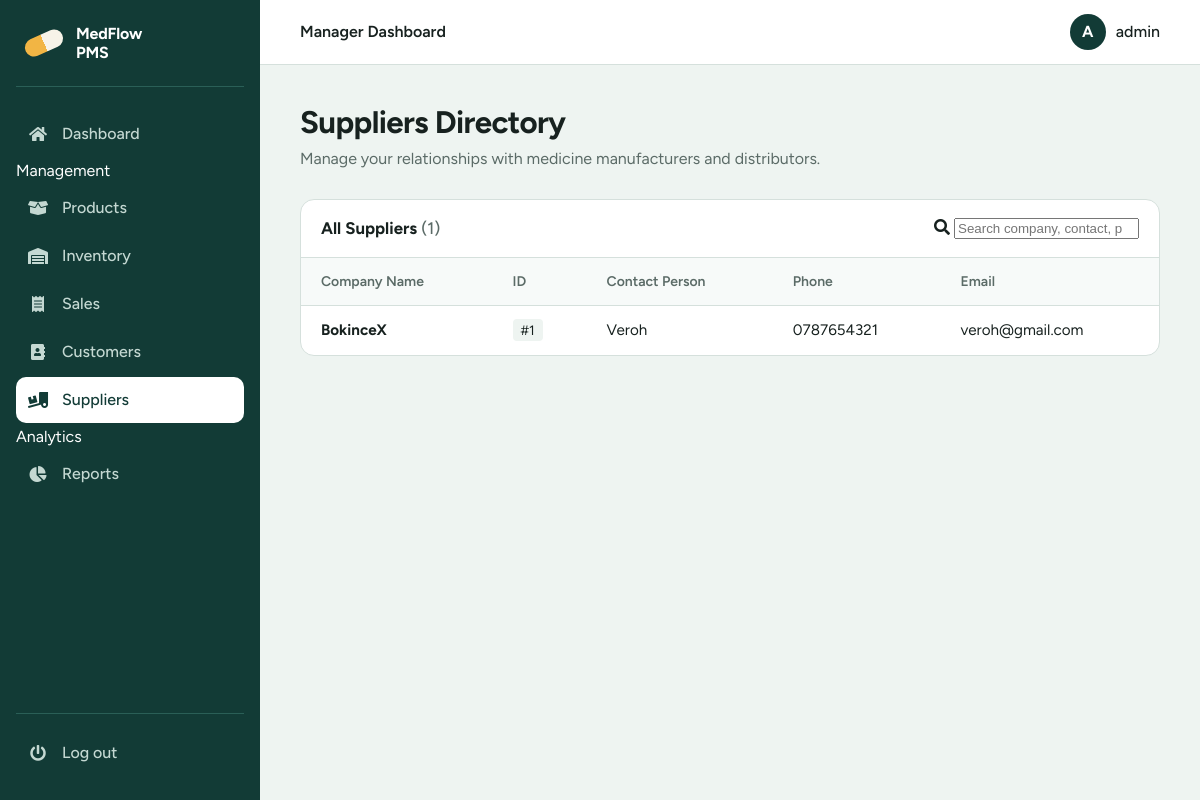
The app's page /manager/manager_suppliers.php (signed in) with its own data.
### tables this page shows
CREATE TABLE `suppliers` (
  `supplier_id` int(11) NOT NULL,
  `company_name` varchar(100) NOT NULL,
  `contact_name` varchar(100) DEFAULT NULL,
  `phone` varchar(20) DEFAULT NULL,
  `email` varchar(100) DEFAULT NULL,
  `address` text DEFAULT NULL,
  `created_at` timestamp NULL DEFAULT current_timestamp()
);

### manager/manager_suppliers.php (the view, shortened to what this page needs)
<?php
include_once('../connect_db.php');
function safe_h($val) {
    return htmlspecialchars((string)($val ?? ''), ENT_QUOTES, 'UTF-8');
}
try {
    $rows = $con->query("SELECT * FROM suppliers ORDER BY supplier_id DESC")->fetchAll(PDO::FETCH_ASSOC);
} catch (PDOException $e) {
    $rows = [];
    $message1 = "Error loading suppliers: " . $e->getMessage();
}
include '../includes/head.php';
include '../includes/sidebar_manager.php';
include '../includes/header.php';
?>
<main class="main">
    <h1>Suppliers Directory</h1>
    <p class="lead">Manage your relationships with medicine manufacturers and distributors.</p>
    <section class="card">
      <div class="card-head">
        <h2>All Suppliers <span class="count">(<?php echo count($rows); ?>)</span></h2>
        <?php if (count($rows) > 0): ?>
        <div class="search">
          <i class="fas fa-search" aria-hidden="true"></i>
          <input type="search" id="filter" placeholder="Search company, contact, phone..." aria-label="Search suppliers">
        </div>
        <?php endif; ?>
      </div>
      <?php if (count($rows) === 0): ?>
        <div class="empty">
          <i class="fas fa-truck-loading"></i>
          <p>No suppliers found in the system.</p>
        </div>
      <?php else: ?>
      <div class="table-wrap">
        <table id="supplierTable">
          <thead>
            <tr>
              <th>Company Name</th>
              <th>ID</th>
              <th>Contact Person</th>
              <th>Phone</th>
              <th>Email</th>
            </tr>
          </thead>
          <tbody>
          <?php foreach ($rows as $row):
              $company = trim((string) ($row['company_name'] ?? $row['name'] ?? 'Unknown Company'));
              $contact = trim((string) ($row['contact_name'] ?? $row['contact_person'] ?? ''));
              $phone   = trim((string) ($row['phone'] ?? ''));
              $email   = trim((string) ($row['email'] ?? ''));
          ?>
            <tr>
              <td>
                <strong><?php echo safe_h($company); ?></strong>
              </td>
              <td>
                <span style="background:var(--mist); padding:3px 8px; border-radius:4px; font-size:0.85rem;">
                  #<?php echo safe_h($row['supplier_id'] ?? $row['id'] ?? 'N/A'); ?>
                </span>
              </td>
              <td><?php echo $contact !== '' ? safe_h($contact) : '&mdash;'; ?></td>
              <td><?php echo $phone !== '' ? safe_h($phone) : '&mdash;'; ?></td>
              <td><?php echo $email !== '' ? safe_h($email) : '&mdash;'; ?></td>
            </tr>
          <?php endforeach; ?>
          </tbody>
        </table>
      </div>
      <?php endif; ?>
    </section>
</main>
<?php include '../includes/footer.php'; ?>

### includes/head.php (style rules this page uses)
:root { --pine: #123b36; --pine-soft: #1c524b; --pine-line: #2a5f57; --amber: #f2b544; --mist: #eef4f1; --paper: #ffffff; --ink: #17211f; --ink-soft: #5b6b67; --line: #d5e0dc; --danger: #b3261e; --danger-bg: #fdecea; --ok: #1e6b3a; --ok-bg: #e6f4ea; --radius: 10px; --sidebar: 260px; --font: "Figtree", system-ui, -apple-system, sans-serif; }
*, *::before, *::after { box-sizing: border-box; }
html { -webkit-text-size-adjust: 100%; }
body { margin: 0; font-family: var(--font); font-size: 16px; line-height: 1.5; color: var(--ink); background: var(--mist); }
.main { margin-left: var(--sidebar); padding: 40px; max-width: 1200px; }
.main h1 { margin: 0 0 6px; font-size: clamp(1.6rem, 2.6vw, 2.2rem); line-height: 1.15; letter-spacing: -0.02em; }
.main .lead { margin: 0 0 28px; color: var(--ink-soft); }
.card { background: var(--paper); border: 1px solid var(--line); border-radius: 14px; overflow: hidden; }
.card-head { display: flex; align-items: center; justify-content: space-between; gap: 16px; flex-wrap: wrap; padding: 16px 20px; border-bottom: 1px solid var(--line); }
.card-head h2 { margin: 0; font-size: 1.05rem; }
.count { color: var(--ink-soft); font-weight: 500; }
.table-wrap { overflow-x: auto; }
table { width: 100%; border-collapse: collapse; font-size: 0.95rem; }
th, td { padding: 13px 20px; text-align: left; white-space: nowrap; }
th { font-size: 0.875rem; font-weight: 600; color: var(--ink-soft); background: #f7faf9; border-bottom: 1px solid var(--line); }
td { border-bottom: 1px solid #e6eeeb; }
tbody tr:last-child td { border-bottom: 0; }

### records on screen
suppliers: company_name "BokinceX", supplier_id "1", contact_name "Veroh", phone "0787654321", email "veroh@gmail.com"

### other values on screen
$topbar_title "Manager Dashboard"
substr($user, 0, 1) "A"
$user "admin"
count($rows) "1"
